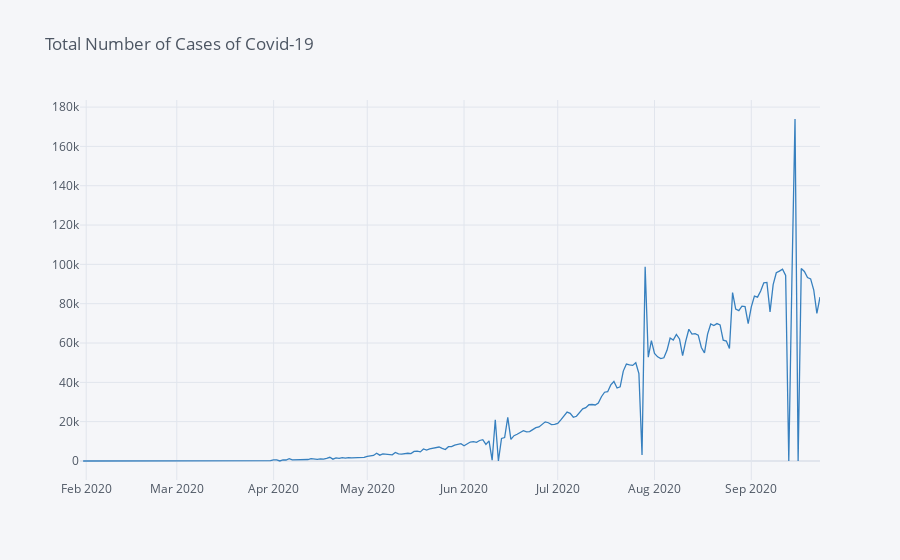

Here is the notebook cell this chart was saved with:
### Code cell
configure_plotly_browser_state()
init_notebook_mode(connected=True)
covid_data['Confirmed'].diff().iplot(title = 'Total Number of Cases of Covid-19', color = 'blue')

### Figure 1 — Plotly figure (JSON) as saved in the notebook; plotly's stock layout.template omitted (floating-point values rounded to 4 significant figures; data arrays with more than 128 entries replaced by an {"elided": "..."} marker saying what was removed)
{"data": [{"name": "Confirmed", "text": "", "mode": "lines", "y": {"elided": "238 mixed values"}, "x": {"elided": "238 str values"}, "line": {"color": "rgba(55, 128, 191, 1.0)", "dash": "solid", "shape": "linear", "width": 1.3}, "type": "scatter"}], "layout": {"title": {"text": "Total Number of Cases of Covid-19", "font": {"color": "#4D5663"}}, "paper_bgcolor": "#F5F6F9", "plot_bgcolor": "#F5F6F9", "yaxis": {"tickfont": {"color": "#4D5663"}, "zerolinecolor": "#E1E5ED", "title": {"text": "", "font": {"color": "#4D5663"}}, "gridcolor": "#E1E5ED", "showgrid": true}, "xaxis": {"tickfont": {"color": "#4D5663"}, "zerolinecolor": "#E1E5ED", "title": {"text": "", "font": {"color": "#4D5663"}}, "gridcolor": "#E1E5ED", "showgrid": true}, "legend": {"bgcolor": "#F5F6F9", "font": {"color": "#4D5663"}}}}
